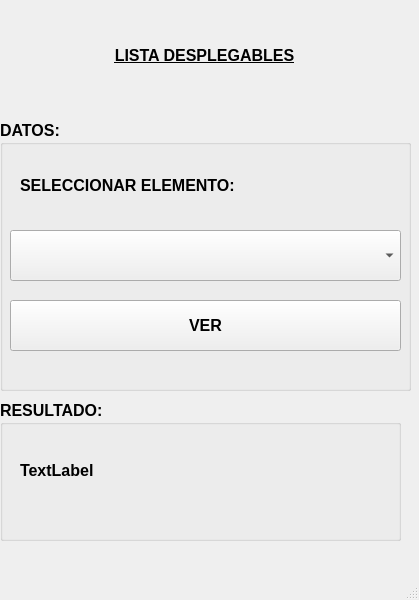
<?xml version="1.0" encoding="UTF-8"?>
<ui version="4.0">
 <class>MainWindow</class>
 <widget class="QMainWindow" name="MainWindow">
  <property name="geometry">
   <rect>
    <x>0</x>
    <y>0</y>
    <width>419</width>
    <height>600</height>
   </rect>
  </property>
  <property name="windowTitle">
   <string>MainWindow</string>
  </property>
  <widget class="QWidget" name="centralwidget">
   <widget class="QLabel" name="label">
    <property name="geometry">
     <rect>
      <x>24</x>
      <y>25</y>
      <width>361</width>
      <height>61</height>
     </rect>
    </property>
    <property name="font">
     <font>
      <pointsize>12</pointsize>
      <weight>75</weight>
      <bold>true</bold>
      <underline>true</underline>
     </font>
    </property>
    <property name="text">
     <string>LISTA DESPLEGABLES</string>
    </property>
    <property name="alignment">
     <set>Qt::AlignCenter</set>
    </property>
   </widget>
   <widget class="QGroupBox" name="groupBox">
    <property name="geometry">
     <rect>
      <x>0</x>
      <y>120</y>
      <width>411</width>
      <height>271</height>
     </rect>
    </property>
    <property name="font">
     <font>
      <pointsize>12</pointsize>
      <weight>75</weight>
      <bold>true</bold>
     </font>
    </property>
    <property name="title">
     <string>DATOS:</string>
    </property>
    <widget class="QLabel" name="label_2">
     <property name="geometry">
      <rect>
       <x>20</x>
       <y>50</y>
       <width>281</width>
       <height>31</height>
      </rect>
     </property>
     <property name="text">
      <string>SELECCIONAR ELEMENTO:</string>
     </property>
    </widget>
    <widget class="QPushButton" name="pushButton">
     <property name="geometry">
      <rect>
       <x>10</x>
       <y>180</y>
       <width>391</width>
       <height>51</height>
      </rect>
     </property>
     <property name="text">
      <string>VER</string>
     </property>
    </widget>
    <widget class="QComboBox" name="comboBox">
     <property name="geometry">
      <rect>
       <x>10</x>
       <y>110</y>
       <width>391</width>
       <height>51</height>
      </rect>
     </property>
    </widget>
   </widget>
   <widget class="QGroupBox" name="groupBox_2">
    <property name="geometry">
     <rect>
      <x>0</x>
      <y>400</y>
      <width>401</width>
      <height>141</height>
     </rect>
    </property>
    <property name="font">
     <font>
      <pointsize>12</pointsize>
      <weight>75</weight>
      <bold>true</bold>
     </font>
    </property>
    <property name="title">
     <string>RESULTADO:</string>
    </property>
    <widget class="QLabel" name="label_3">
     <property name="geometry">
      <rect>
       <x>20</x>
       <y>50</y>
       <width>141</width>
       <height>41</height>
      </rect>
     </property>
     <property name="text">
      <string>TextLabel</string>
     </property>
    </widget>
   </widget>
  </widget>
  <widget class="QMenuBar" name="menubar">
   <property name="geometry">
    <rect>
     <x>0</x>
     <y>0</y>
     <width>419</width>
     <height>26</height>
    </rect>
   </property>
  </widget>
  <widget class="QStatusBar" name="statusbar"/>
 </widget>
 <resources/>
 <connections/>
</ui>
